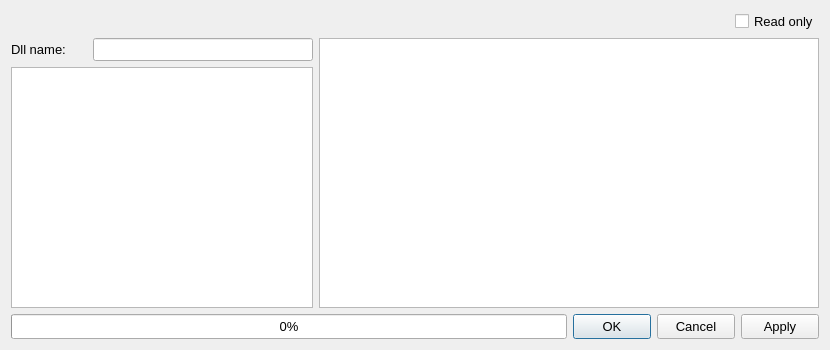
<?xml version="1.0" encoding="UTF-8"?>
<ui version="4.0">
 <class>DialogPEExport</class>
 <widget class="QDialog" name="DialogPEExport">
  <property name="windowModality">
   <enum>Qt::ApplicationModal</enum>
  </property>
  <property name="geometry">
   <rect>
    <x>0</x>
    <y>0</y>
    <width>830</width>
    <height>350</height>
   </rect>
  </property>
  <property name="minimumSize">
   <size>
    <width>830</width>
    <height>350</height>
   </size>
  </property>
  <property name="maximumSize">
   <size>
    <width>830</width>
    <height>350</height>
   </size>
  </property>
  <property name="font">
   <font>
    <pointsize>10</pointsize>
    <weight>50</weight>
    <bold>false</bold>
   </font>
  </property>
  <property name="windowTitle">
   <string>Export</string>
  </property>
  <layout class="QVBoxLayout" name="verticalLayout_2">
   <item>
    <layout class="QHBoxLayout" name="horizontalLayout_3">
     <item>
      <spacer name="horizontalSpacer_2">
       <property name="orientation">
        <enum>Qt::Horizontal</enum>
       </property>
       <property name="sizeHint" stdset="0">
        <size>
         <width>40</width>
         <height>20</height>
        </size>
       </property>
      </spacer>
     </item>
     <item>
      <widget class="QCheckBoxX" name="checkBoxReadOnly">
       <property name="text">
        <string>Read only</string>
       </property>
      </widget>
     </item>
    </layout>
   </item>
   <item>
    <layout class="QHBoxLayout" name="horizontalLayout_4">
     <item>
      <layout class="QVBoxLayout" name="verticalLayout">
       <item>
        <layout class="QHBoxLayout" name="horizontalLayout_2">
         <item>
          <widget class="QLabel" name="labelDllName">
           <property name="text">
            <string>Dll name:</string>
           </property>
          </widget>
         </item>
         <item>
          <widget class="QLineEditX" name="lineEditDllName">
           <property name="maximumSize">
            <size>
             <width>220</width>
             <height>16777215</height>
            </size>
           </property>
           <property name="alignment">
            <set>Qt::AlignCenter</set>
           </property>
           <property name="readOnly">
            <bool>true</bool>
           </property>
          </widget>
         </item>
        </layout>
       </item>
       <item>
        <widget class="QTableWidgetX" name="tableWidgetHeader">
         <property name="font">
          <font>
           <weight>50</weight>
           <italic>false</italic>
           <bold>false</bold>
          </font>
         </property>
         <property name="editTriggers">
          <set>QAbstractItemView::NoEditTriggers</set>
         </property>
         <property name="selectionMode">
          <enum>QAbstractItemView::SingleSelection</enum>
         </property>
         <attribute name="horizontalHeaderVisible">
          <bool>false</bool>
         </attribute>
         <attribute name="verticalHeaderVisible">
          <bool>false</bool>
         </attribute>
        </widget>
       </item>
      </layout>
     </item>
     <item>
      <widget class="QTableWidgetX" name="tableWidgetFunctions">
       <property name="minimumSize">
        <size>
         <width>500</width>
         <height>0</height>
        </size>
       </property>
       <property name="font">
        <font>
         <pointsize>8</pointsize>
         <weight>50</weight>
         <italic>false</italic>
         <bold>false</bold>
        </font>
       </property>
       <property name="contextMenuPolicy">
        <enum>Qt::CustomContextMenu</enum>
       </property>
       <property name="editTriggers">
        <set>QAbstractItemView::NoEditTriggers</set>
       </property>
       <property name="selectionMode">
        <enum>QAbstractItemView::SingleSelection</enum>
       </property>
       <property name="selectionBehavior">
        <enum>QAbstractItemView::SelectRows</enum>
       </property>
       <attribute name="verticalHeaderVisible">
        <bool>false</bool>
       </attribute>
      </widget>
     </item>
    </layout>
   </item>
   <item>
    <layout class="QHBoxLayout" name="horizontalLayout">
     <item>
      <widget class="QProgressBarX" name="progressBar">
       <property name="maximumSize">
        <size>
         <width>16777215</width>
         <height>25</height>
        </size>
       </property>
       <property name="value">
        <number>0</number>
       </property>
       <property name="alignment">
        <set>Qt::AlignCenter</set>
       </property>
       <property name="format">
        <string notr="true">%p%</string>
       </property>
      </widget>
     </item>
     <item>
      <widget class="QPushButtonX" name="pushButtonOK">
       <property name="minimumSize">
        <size>
         <width>78</width>
         <height>25</height>
        </size>
       </property>
       <property name="maximumSize">
        <size>
         <width>78</width>
         <height>25</height>
        </size>
       </property>
       <property name="text">
        <string>OK</string>
       </property>
      </widget>
     </item>
     <item>
      <widget class="QPushButtonX" name="pushButtonCancel">
       <property name="minimumSize">
        <size>
         <width>78</width>
         <height>25</height>
        </size>
       </property>
       <property name="maximumSize">
        <size>
         <width>78</width>
         <height>25</height>
        </size>
       </property>
       <property name="text">
        <string>Cancel</string>
       </property>
      </widget>
     </item>
     <item>
      <widget class="QPushButtonX" name="pushButtonApply">
       <property name="minimumSize">
        <size>
         <width>78</width>
         <height>25</height>
        </size>
       </property>
       <property name="maximumSize">
        <size>
         <width>78</width>
         <height>25</height>
        </size>
       </property>
       <property name="text">
        <string>Apply</string>
       </property>
      </widget>
     </item>
    </layout>
   </item>
  </layout>
 </widget>
 <customwidgets>
  <customwidget>
   <class>QPushButtonX</class>
   <extends>QPushButton</extends>
   <header>qpushbuttonx.h</header>
  </customwidget>
  <customwidget>
   <class>QLineEditX</class>
   <extends>QLineEdit</extends>
   <header>qlineeditx.h</header>
  </customwidget>
  <customwidget>
   <class>QCheckBoxX</class>
   <extends>QCheckBox</extends>
   <header>qcheckboxx.h</header>
  </customwidget>
  <customwidget>
   <class>QProgressBarX</class>
   <extends>QProgressBar</extends>
   <header>qprogressbarx.h</header>
  </customwidget>
  <customwidget>
   <class>QTableWidgetX</class>
   <extends>QTableWidget</extends>
   <header>qtablewidgetx.h</header>
  </customwidget>
 </customwidgets>
 <resources/>
 <connections/>
</ui>
